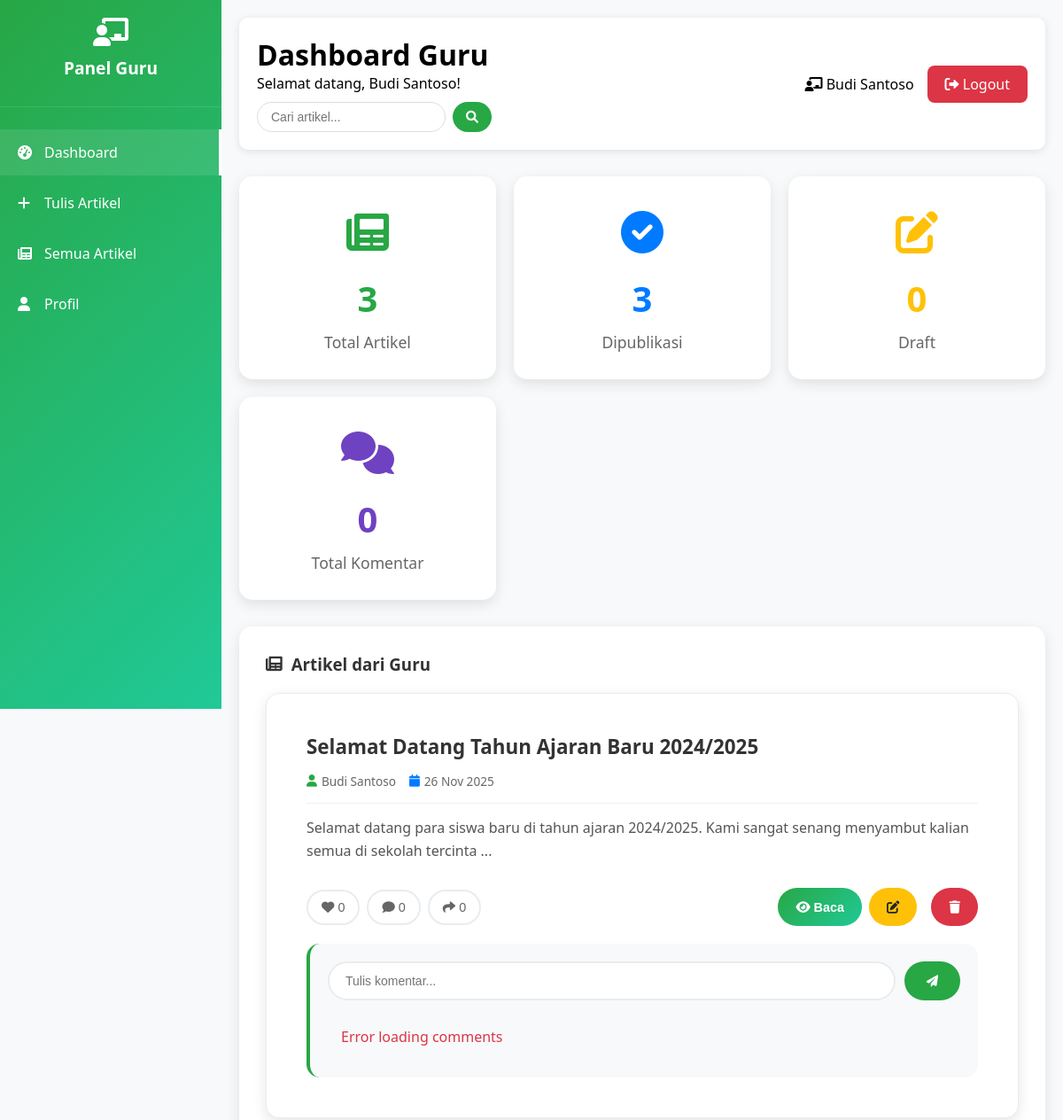
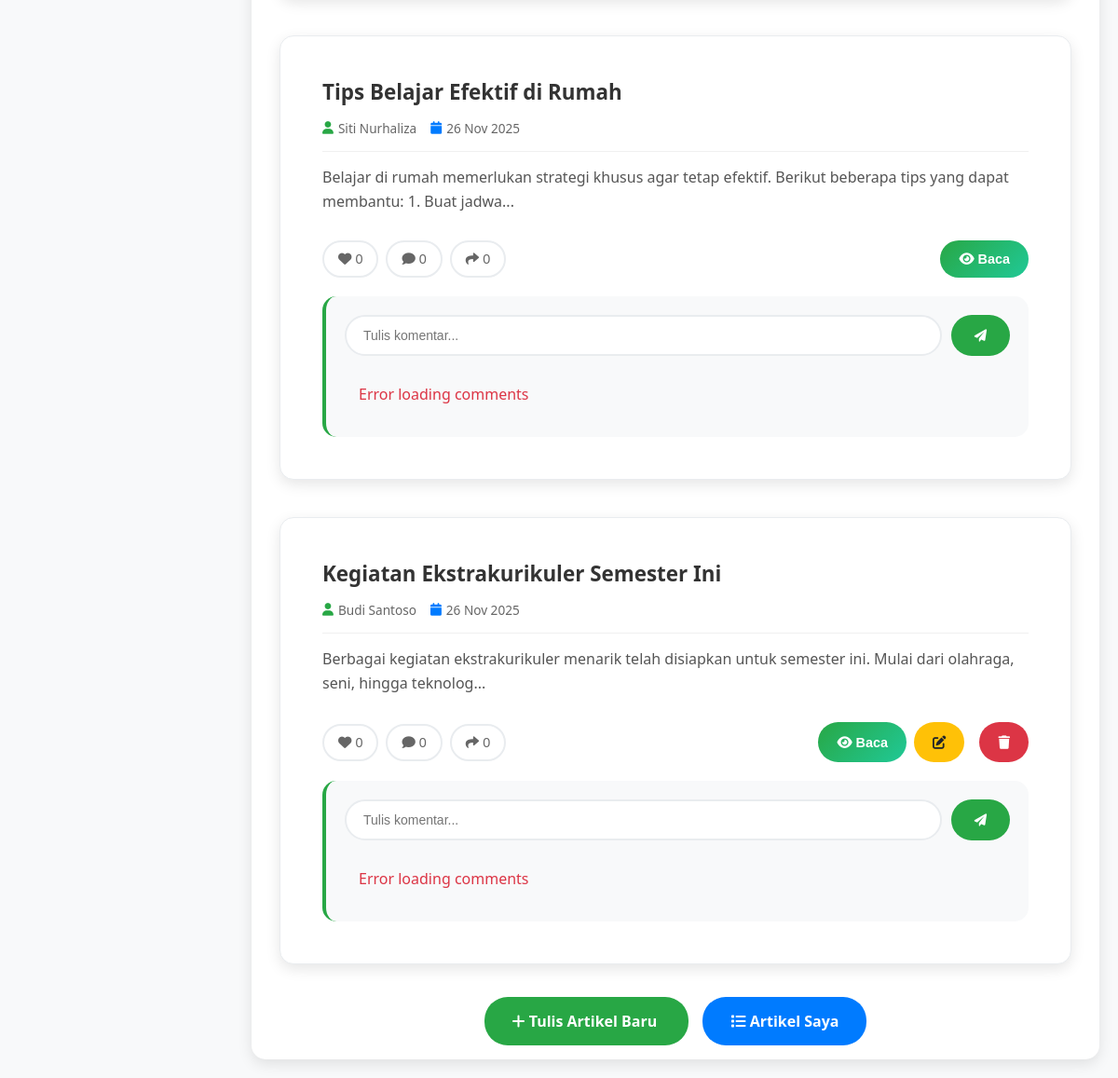
The app's page /guru/dashboard.php (signed in) with its own data (2 pictures, top to bottom).
### tables this page shows
CREATE TABLE IF NOT EXISTS artikel (
    id INT AUTO_INCREMENT PRIMARY KEY,
    judul VARCHAR(255) NOT NULL,
    konten TEXT NOT NULL,
    foto VARCHAR(255),
    kategori VARCHAR(100),
    author_id INT NOT NULL,
    status ENUM('draft', 'published', 'rejected') DEFAULT 'draft',
    rejection_reason TEXT,
    created_at TIMESTAMP DEFAULT CURRENT_TIMESTAMP,
    updated_at TIMESTAMP DEFAULT CURRENT_TIMESTAMP ON UPDATE CURRENT_TIMESTAMP,
    FOREIGN KEY (author_id) REFERENCES users(id) ON DELETE CASCADE
);

CREATE TABLE IF NOT EXISTS users (
    id INT AUTO_INCREMENT PRIMARY KEY,
    nama VARCHAR(100) NOT NULL,
    email VARCHAR(100) UNIQUE NOT NULL,
    password VARCHAR(255) NOT NULL,
    role ENUM('admin', 'guru', 'siswa') NOT NULL,
    created_at TIMESTAMP DEFAULT CURRENT_TIMESTAMP
);

### guru/dashboard.php (the view, shortened to what this page needs)
<?php
include '../config.php';
mysqli_query($conn, "CREATE TABLE IF NOT EXISTS likes (
    id INT AUTO_INCREMENT PRIMARY KEY,
    user_id INT NOT NULL,
    artikel_id INT NOT NULL,
    created_at TIMESTAMP DEFAULT CURRENT_TIMESTAMP,
    UNIQUE KEY unique_like (user_id, artikel_id)
)");
mysqli_query($conn, "CREATE TABLE IF NOT EXISTS comments (
    id INT AUTO_INCREMENT PRIMARY KEY,
    user_id INT NOT NULL,
    artikel_id INT NOT NULL,
    comment TEXT NOT NULL,
    created_at TIMESTAMP DEFAULT CURRENT_TIMESTAMP
)");
mysqli_query($conn, "CREATE TABLE IF NOT EXISTS shares (
    id INT AUTO_INCREMENT PRIMARY KEY,
    user_id INT NOT NULL,
    artikel_id INT NOT NULL,
    share_type ENUM('facebook', 'twitter', 'whatsapp', 'copy') DEFAULT 'copy',
    created_at TIMESTAMP DEFAULT CURRENT_TIMESTAMP
)");
$total_articles = mysqli_fetch_assoc(mysqli_query($conn, "SELECT COUNT(*) as total FROM artikel a JOIN users u ON a.author_id = u.id WHERE u.role = 'guru'"))['total'];
$published = mysqli_fetch_assoc(mysqli_query($conn, "SELECT COUNT(*) as total FROM artikel a JOIN users u ON a.author_id = u.id WHERE a.status = 'published' AND u.role = 'guru'"))['total'];
$draft = mysqli_fetch_assoc(mysqli_query($conn, "SELECT COUNT(*) as total FROM artikel a JOIN users u ON a.author_id = u.id WHERE a.status = 'draft' AND u.role = 'guru'"))['total'];
$total_comments = mysqli_fetch_assoc(mysqli_query($conn, "SELECT COUNT(*) as total FROM comments"))['total'];
$search = $_GET['search'] ?? '';
$search_condition = '';
$artikel = mysqli_query($conn, "SELECT a.*, u.nama, u.role,
    (SELECT COUNT(*) FROM likes WHERE artikel_id = a.id) as like_count,
    (SELECT COUNT(*) FROM comments WHERE artikel_id = a.id) as comment_count,
    (SELECT COUNT(*) FROM shares WHERE artikel_id = a.id) as share_count,
    (SELECT COUNT(*) FROM likes WHERE artikel_id = a.id AND user_id = {$_SESSION['user_id']}) as user_liked
    FROM artikel a
    JOIN users u ON a.author_id = u.id
    WHERE a.status = 'published' AND u.role = 'guru' $search_condition
    ORDER BY a.created_at DESC");
?>
<!DOCTYPE html>
<html lang="id">
<head>
    <link href="https://cdnjs.cloudflare.com/ajax/libs/font-awesome/6.0.0/css/all.min.css" rel="stylesheet">
</head>
<body>
    <div class="sidebar">
        <div class="sidebar-header">
            <i class="fas fa-chalkboard-teacher" style="font-size: 2rem;"></i>
            <h3>Panel Guru</h3>
        </div>
        <ul class="nav-menu">
            <li class="nav-item">
                <a href="#" class="nav-link active">
                    <i class="fas fa-tachometer-alt"></i>
                    Dashboard
                </a>
            </li>
            <li class="nav-item">
                <a href="tulis_artikel.php" class="nav-link">
                    <i class="fas fa-plus"></i>
                    Tulis Artikel
                </a>
            </li>
            <li class="nav-item">
                <a href="artikel.php" class="nav-link">
                    <i class="fas fa-newspaper"></i>
                    Semua Artikel
                </a>
            </li>
            <li class="nav-item">
                <a href="profil.php" class="nav-link">
                    <i class="fas fa-user"></i>
                    Profil
                </a>
            </li>
        </ul>
    </div>
    <div class="main-content">
        <div class="header">
            <div>
                <h1>Dashboard Guru</h1>
                <p>Selamat datang, <?php echo $_SESSION['nama']; ?>!</p>
                <form method="GET" style="max-width: 300px; margin: 10px 0 0; display: flex; gap: 8px;">
                    <input type="text" name="search" placeholder="Cari artikel..." value="<?php echo htmlspecialchars($_GET['search'] ?? ''); ?>"
                           style="flex: 1; padding: 8px 15px; border: 1px solid #ddd; border-radius: 20px; font-size: 14px; outline: none;">
                    <button type="submit"
                            style="padding: 8px 15px; background: #28a745; color: white; border: none; border-radius: 20px; cursor: pointer; font-size: 14px;">
                        <i class="fas fa-search"></i>
                    </button>
                </form>
            </div>
            <div class="user-info">
                <span><i class="fas fa-chalkboard-teacher"></i> <?php echo $_SESSION['nama']; ?></span>
                <a href="../logout.php" class="logout-btn">
                    <i class="fas fa-sign-out-alt"></i> Logout
                </a>
            </div>
        </div>
        <div class="stats-grid">
            <div class="stat-card total-card">
                <div class="stat-icon">
                    <i class="fas fa-newspaper"></i>
                </div>
                <div class="stat-number"><?php echo $total_articles; ?></div>
                <div class="stat-label">Total Artikel</div>
            </div>
            <div class="stat-card published-card">
                <div class="stat-icon">
                    <i class="fas fa-check-circle"></i>
                </div>
                <div class="stat-number"><?php echo $published; ?></div>
                <div class="stat-label">Dipublikasi</div>
            </div>
            <div class="stat-card draft-card">
                <div class="stat-icon">
                    <i class="fas fa-edit"></i>
                </div>
                <div class="stat-number"><?php echo $draft; ?></div>
                <div class="stat-label">Draft</div>
            </div>
            <div class="stat-card comments-card">
                <div class="stat-icon">
                    <i class="fas fa-comments"></i>
                </div>
                <div class="stat-number"><?php echo $total_comments; ?></div>
                <div class="stat-label">Total Komentar</div>
            </div>
        </div>
        <div class="articles-section">
            <h3 class="section-title">
                <i class="fas fa-newspaper"></i>
                <?php if (!empty($search)): ?>
                    Hasil Pencarian: "<?php echo htmlspecialchars($search); ?>"
                <?php else: ?>
                    Artikel dari Guru
                <?php endif; ?>
            </h3>
            <?php if ($artikel && mysqli_num_rows($artikel) > 0): ?>
                <div class="articles-grid" style="display: grid; grid-template-columns: repeat(auto-fill, minmax(450px, 1fr)); gap: 20px; margin-top: 20px;">
                    <?php while($art = mysqli_fetch_assoc($artikel)):
                    ?>
                    <div class="article-card" style="background: white; border-radius: 15px; box-shadow: 0 5px 15px rgba(0,0,0,0.1); overflow: hidden; transition: all 0.3s ease;">
                        <div style="padding: 25px;">
                            <h3 style="font-size: 1.4rem; font-weight: 700; color: #333; margin-bottom: 15px; line-height: 1.3;">
                                <?php echo htmlspecialchars($art['judul']); ?>
                            </h3>
                            <div style="display: flex; align-items: center; gap: 15px; font-size: 0.85rem; color: #666; margin-bottom: 15px; padding-bottom: 15px; border-bottom: 1px solid #f0f0f0;">
                                <span style="display: flex; align-items: center; gap: 5px;">
                                    <i class="fas fa-user" style="color: #28a745;"></i>
                                    <?php echo htmlspecialchars($art['nama']); ?>
                                </span>
                                <span style="display: flex; align-items: center; gap: 5px;">
                                    <i class="fas fa-calendar" style="color: #007bff;"></i>
                                    <?php echo date('d M Y', strtotime($art['created_at'])); ?>
                                </span>
                            </div>
                            <p style="color: #555; line-height: 1.6; margin-bottom: 20px; height: 60px; overflow: hidden; display: -webkit-box; -webkit-line-clamp: 3; -webkit-box-orient: vertical;">
                                <?php echo htmlspecialchars(substr($art['konten'], 0, 120)) . '...'; ?>
                            </p>
                            <div style="display: flex; justify-content: space-between; align-items: center; margin-bottom: 15px;">
                                <div style="display: flex; gap: 8px;">
                                    <button onclick="toggleLike(<?php echo $art['id']; ?>)" class="like-btn <?php echo $art['user_liked'] ? 'liked' : ''; ?>" id="like-btn-<?php echo $art['id']; ?>" style="padding: 10px 15px; border: 2px solid #e9ecef; border-radius: 25px; background: white; color: #666; cursor: pointer; transition: all 0.3s ease; font-size: 0.9rem; font-weight: 500;">
                                        <i class="fas fa-heart"></i> <span id="like-count-<?php echo $art['id']; ?>"><?php echo $art['like_count']; ?></span>
                                    </button>
                                    <button onclick="toggleComment(<?php echo $art['id']; ?>)" style="padding: 10px 15px; border: 2px solid #e9ecef; border-radius: 25px; background: white; color: #666; cursor: pointer; transition: all 0.3s ease; font-size: 0.9rem; font-weight: 500;">
                                        <i class="fas fa-comment"></i> <span id="comment-count-<?php echo $art['id']; ?>"><?php echo $art['comment_count']; ?></span>
                                    </button>
                                    <div style="position: relative; display: inline-block;">
                                        <button onclick="toggleShareMenu(<?php echo $art['id']; ?>)" style="padding: 10px 15px; border: 2px solid #e9ecef; border-radius: 25px; background: white; color: #666; cursor: pointer; transition: all 0.3s ease; font-size: 0.9rem; font-weight: 500;">
                                            <i class="fas fa-share"></i> <span id="share-count-<?php echo $art['id']; ?>"><?php echo $art['share_count']; ?></span>
                                        </button>
                                    </div>
                                </div>
                                <div style="display: flex; gap: 8px;">
                                    <button onclick="openArticle(<?php echo $art['id']; ?>)" style="background: linear-gradient(135deg, #28a745 0%, #20c997 100%); color: white; padding: 12px 20px; border-radius: 25px; border: none; font-weight: 600; font-size: 0.9rem; cursor: pointer;">
                                        <i class="fas fa-eye"></i> Baca
                                    </button>
                                    <?php if ($art['author_id'] == $_SESSION['user_id']): ?>
                                        <a href="../edit_artikel.php?id=<?php echo $art['id']; ?>" style="background: #ffc107; color: #212529; padding: 12px 20px; border-radius: 25px; text-decoration: none; font-weight: 600; font-size: 0.9rem; margin-right: 8px;">
                                            <i class="fas fa-edit"></i>
                                        </a>
                                        <button onclick="deleteArticle(<?php echo $art['id']; ?>, '<?php echo addslashes($art['judul']); ?>')" style="background: #dc3545; color: white; padding: 12px 20px; border-radius: 25px; border: none; font-weight: 600; font-size: 0.9rem; cursor: pointer;">
                                            <i class="fas fa-trash"></i>
                                        </button>
                                    <?php endif; ?>
                                </div>
                            </div>
                            <div style="margin-top: 20px; padding: 20px; background: #f8f9fa; border-radius: 15px; border-left: 4px solid #28a745;">
                                <div style="display: flex; gap: 10px; margin-bottom: 15px;">
                                    <input type="text" id="comment-input-<?php echo $art['id']; ?>" placeholder="Tulis komentar..." style="flex: 1; padding: 12px 18px; border: 2px solid #e9ecef; border-radius: 25px; font-size: 14px; outline: none;">
                                    <button onclick="addComment(<?php echo $art['id']; ?>)" style="background: #28a745; color: white; border: none; padding: 12px 25px; border-radius: 25px; cursor: pointer; font-weight: 600; transition: all 0.3s ease;">
                                        <i class="fas fa-paper-plane"></i>
                                    </button>
                                </div>
                                <div id="comments-list-<?php echo $art['id']; ?>"></div>
                            </div>
                        </div>
                    </div>
                    <?php endwhile; ?>
                </div>
                <div style="text-align: center; margin-top: 30px;">
                    <a href="tulis_artikel.php" style="background: #28a745; color: white; padding: 15px 30px; text-decoration: none; border-radius: 25px; font-weight: 600; margin-right: 15px; transition: all 0.3s ease;">
                        <i class="fas fa-plus"></i> Tulis Artikel Baru
                    </a>
                    <a href="artikel_saya.php" style="background: #007bff; color: white; padding: 15px 30px; text-decoration: none; border-radius: 25px; font-weight: 600; transition: all 0.3s ease;">
                        <i class="fas fa-list"></i> Artikel Saya
                    </a>
                </div>
            <?php endif; ?>
        </div>
    </div>
</body>
</html>

### records on screen
artikel: judul "Selamat Datang Tahun Ajaran Baru 2024/2025", author.nama "Budi Santoso", created_at "26 Nov 2025", konten "Selamat datang para siswa baru di tahun ajaran 2024/2025. Kami sangat senang menyambut kalian semua di sekolah tercinta", like_count "0", comment_count "0", share_count "0"
artikel: judul "Tips Belajar Efektif di Rumah", author.nama "Siti Nurhaliza", created_at "26 Nov 2025", konten "Belajar di rumah memerlukan strategi khusus agar tetap efektif. Berikut beberapa tips yang dapat membantu: 1. Buat jadwa", like_count "0", comment_count "0", share_count "0"
artikel: judul "Kegiatan Ekstrakurikuler Semester Ini", author.nama "Budi Santoso", created_at "26 Nov 2025", konten "Berbagai kegiatan ekstrakurikuler menarik telah disiapkan untuk semester ini. Mulai dari olahraga, seni, hingga teknolog", like_count "0", comment_count "0", share_count "0"

### other values on screen
$_SESSION['nama'] "Budi Santoso"
$total_articles "3"
$published "3"
$draft "0"
$total_comments "0"
